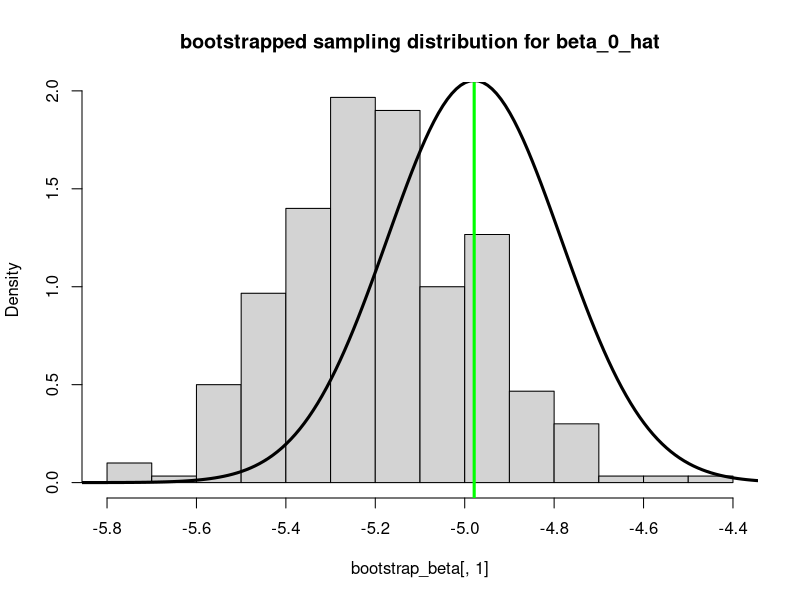
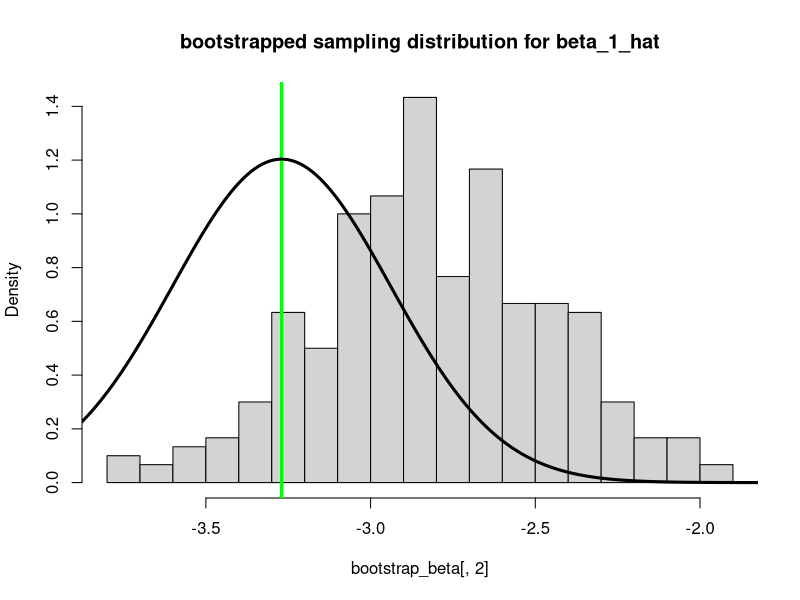
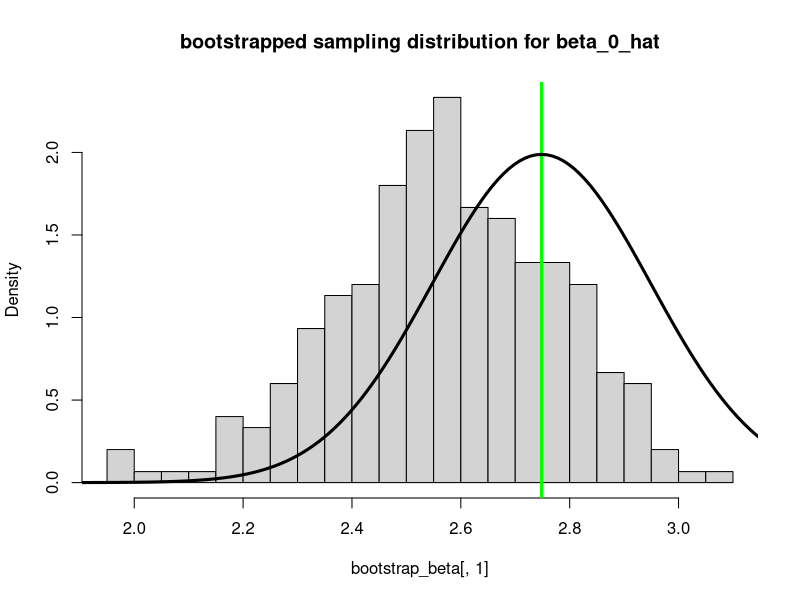
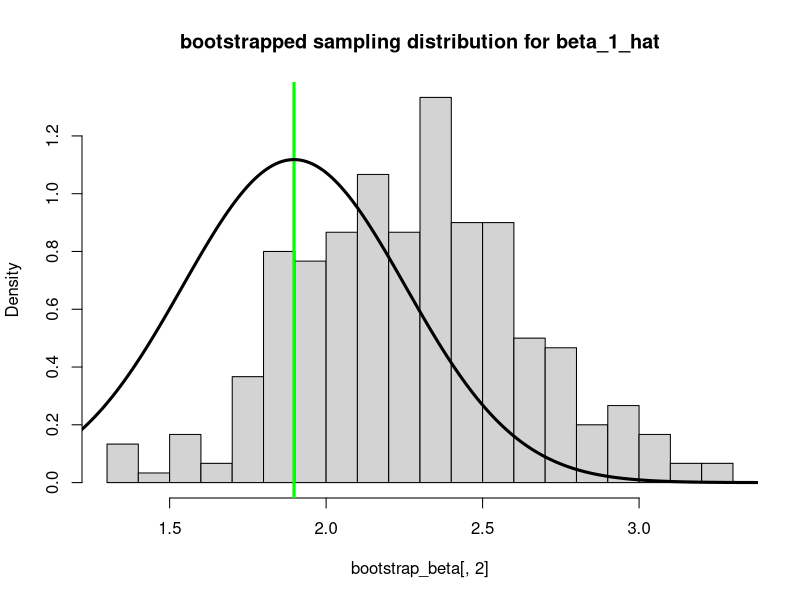
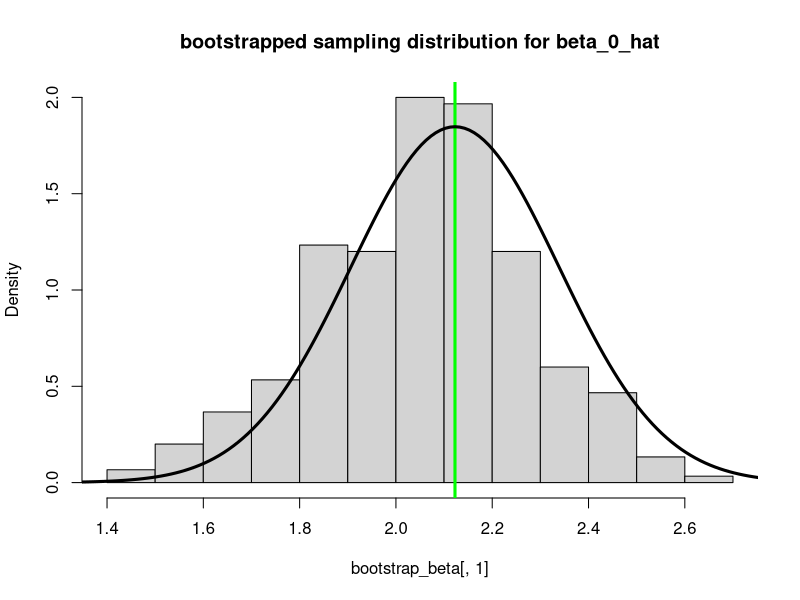
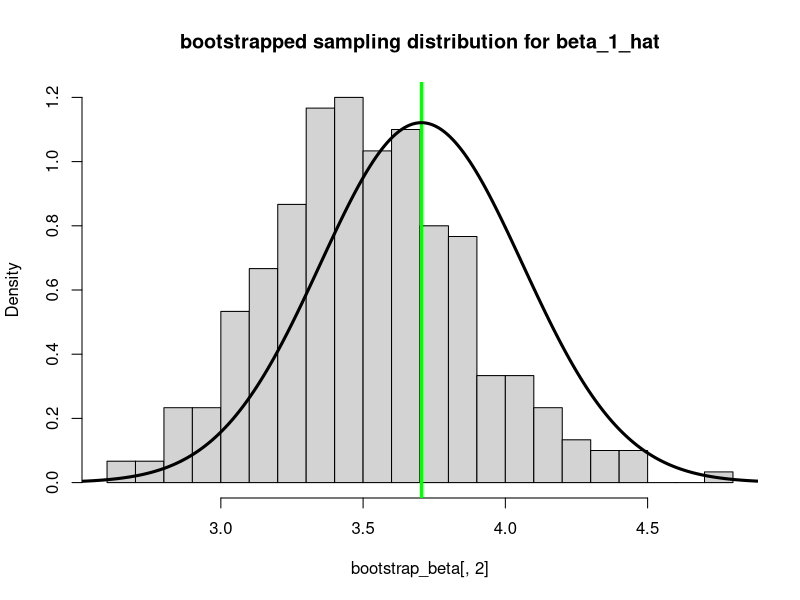

R code for these plots, in order:
# Bootstrapping for linear regression

n = 100
p = 2
sigma = 1

beta = runif( n=p, min=1, max=5) * (-1)^(runif(p) < .5)
X = cbind( 1, matrix( runif(n*(p-1)), ncol=p-1))
y = X %*% beta + rnorm( n, mean=0, sd=sigma)

# First we will sub-sample from the joint distribution of (x_i, y_i)
m = 70 # size of each bootstrap sample
num_boot_samples = 300
bootstrap_beta = matrix( NA, num_boot_samples, p)
for(k in 1:num_boot_samples){
	sub_index = sample( 1:n, size=m, replace=T)
	X_star = X[sub_index,]
	y_star = y[sub_index]
	bootstrap_beta[k,] = solve(t(X_star)%*%X_star) %*% t(X_star) %*% y_star	
}

# Histogram of the bootstrapped sampling distribution for the estimated beta_0
hist( bootstrap_beta[,1], breaks=floor(sqrt(num_boot_samples)), freq=F,
      main="bootstrapped sampling distribution for beta_0_hat")
abline( v=beta[1], col="green", lwd=3)
	
# Since we generated the regression data with Gaussian errors, we know the true
# sampling distribution.  So overlay the true density on the histogram
grid = seq( beta[1]-3, beta[1]+3, by=.01)
lines( grid, dnorm( grid, mean=beta[1], sd=sqrt(solve(t(X)%*%X)[1,1])*sigma), 
       lwd=3)

# Histogram of the bootstrapped sampling distribution for the estimated beta_1
hist( bootstrap_beta[,2], breaks=floor(sqrt(num_boot_samples)), freq=F,
     main="bootstrapped sampling distribution for beta_1_hat")
abline( v=beta[2], col="green", lwd=3)

# Since we generated the regression data with Gaussian errors, we know the true
# sampling distribution.  So overlay the true density on the histogram
grid = seq( beta[2]-3, beta[2]+3, by=.01)
lines( grid, dnorm( grid, mean=beta[2], sd=sqrt(solve(t(X)%*%X)[2,2])*sigma), 
      lwd=3)
			

# -----------------------------------------------------------------------------
# Alternatively, try bootstrapping by subsampling residuals from the empirical
# residuals from the observed data set
n = 100
p = 2
sigma = 1

beta = runif( n=p, min=1, max=5) * (-1)^(runif(p) < .5)
X = cbind( 1, matrix( runif(n*(p-1)), ncol=p-1))
y = X %*% beta + rnorm( n, mean=0, sd=sigma)

beta_hat = solve(t(X)%*%X) %*% t(X) %*% y
u_hat = y - X%*%beta_hat

num_boot_samples = 300
bootstrap_beta = matrix( NA, num_boot_samples, p)
for(k in 1:num_boot_samples){
	u_star = matrix( sample( u_hat, size=n, replace=T), ncol=1)	
	y_star = X %*% beta_hat + u_star
	bootstrap_beta[k,] = solve(t(X)%*%X) %*% t(X) %*% y_star	
}


# Histogram of the bootstrapped sampling distribution for the estimated beta_0
hist( bootstrap_beta[,1], breaks=floor(sqrt(num_boot_samples)), freq=F,
      main="bootstrapped sampling distribution for beta_0_hat")
abline( v=beta[1], col="green", lwd=3)
	
# Since we generated the regression data with Gaussian errors, we know the true
# sampling distribution.  So overlay the true density on the histogram
grid = seq( beta[1]-3, beta[1]+3, by=.01)
lines( grid, dnorm( grid, mean=beta[1], sd=sqrt(solve(t(X)%*%X)[1,1])*sigma), 
       lwd=3)

# Histogram of the bootstrapped sampling distribution for the estimated beta_1
hist( bootstrap_beta[,2], breaks=floor(sqrt(num_boot_samples)), freq=F,
     main="bootstrapped sampling distribution for beta_1_hat")
abline( v=beta[2], col="green", lwd=3)

# Since we generated the regression data with Gaussian errors, we know the true
# sampling distribution.  So overlay the true density on the histogram
grid = seq( beta[2]-3, beta[2]+3, by=.01)
lines( grid, dnorm( grid, mean=beta[2], sd=sqrt(solve(t(X)%*%X)[2,2])*sigma), 
      lwd=3)



# -----------------------------------------------------------------------------
# Next, try bootstrapping by subsampling residuals from the standarized
# empirical residuals from the observed data set
n = 100
p = 2
sigma = 1

beta = runif( n=p, min=1, max=5) * (-1)^(runif(p) < .5)
X = cbind( 1, matrix( runif(n*(p-1)), ncol=p-1))
y = X %*% beta + rnorm( n, mean=0, sd=sigma)

beta_hat = solve(t(X)%*%X) %*% t(X) %*% y
u_hat = y - X%*%beta_hat

Px = X %*% solve(t(X)%*%X) %*% t(X)
h = diag(Px)

r = u_hat / sqrt(1 - h)
r_bar = mean(r)


num_boot_samples = 300
bootstrap_beta = matrix( NA, num_boot_samples, p)
for(k in 1:num_boot_samples){
	u_star = matrix( sample( r - r_bar, size=n, replace=T), ncol=1)	
	y_star = X %*% beta_hat + u_star
	bootstrap_beta[k,] = solve(t(X)%*%X) %*% t(X) %*% y_star	
}

# Histogram of the bootstrapped sampling distribution for the estimated beta_0
hist( bootstrap_beta[,1], breaks=floor(sqrt(num_boot_samples)), freq=F,
      main="bootstrapped sampling distribution for beta_0_hat")
abline( v=beta[1], col="green", lwd=3)
	
# Since we generated the regression data with Gaussian errors, we know the true
# sampling distribution.  So overlay the true density on the histogram
grid = seq( beta[1]-3, beta[1]+3, by=.01)
lines( grid, dnorm( grid, mean=beta[1], sd=sqrt(solve(t(X)%*%X)[1,1])*sigma), 
       lwd=3)

# Histogram of the bootstrapped sampling distribution for the estimated beta_1
hist( bootstrap_beta[,2], breaks=floor(sqrt(num_boot_samples)), freq=F,
     main="bootstrapped sampling distribution for beta_1_hat")
abline( v=beta[2], col="green", lwd=3)

# Since we generated the regression data with Gaussian errors, we know the true
# sampling distribution.  So overlay the true density on the histogram
grid = seq( beta[2]-3, beta[2]+3, by=.01)
lines( grid, dnorm( grid, mean=beta[2], sd=sqrt(solve(t(X)%*%X)[2,2])*sigma), 
      lwd=3)







